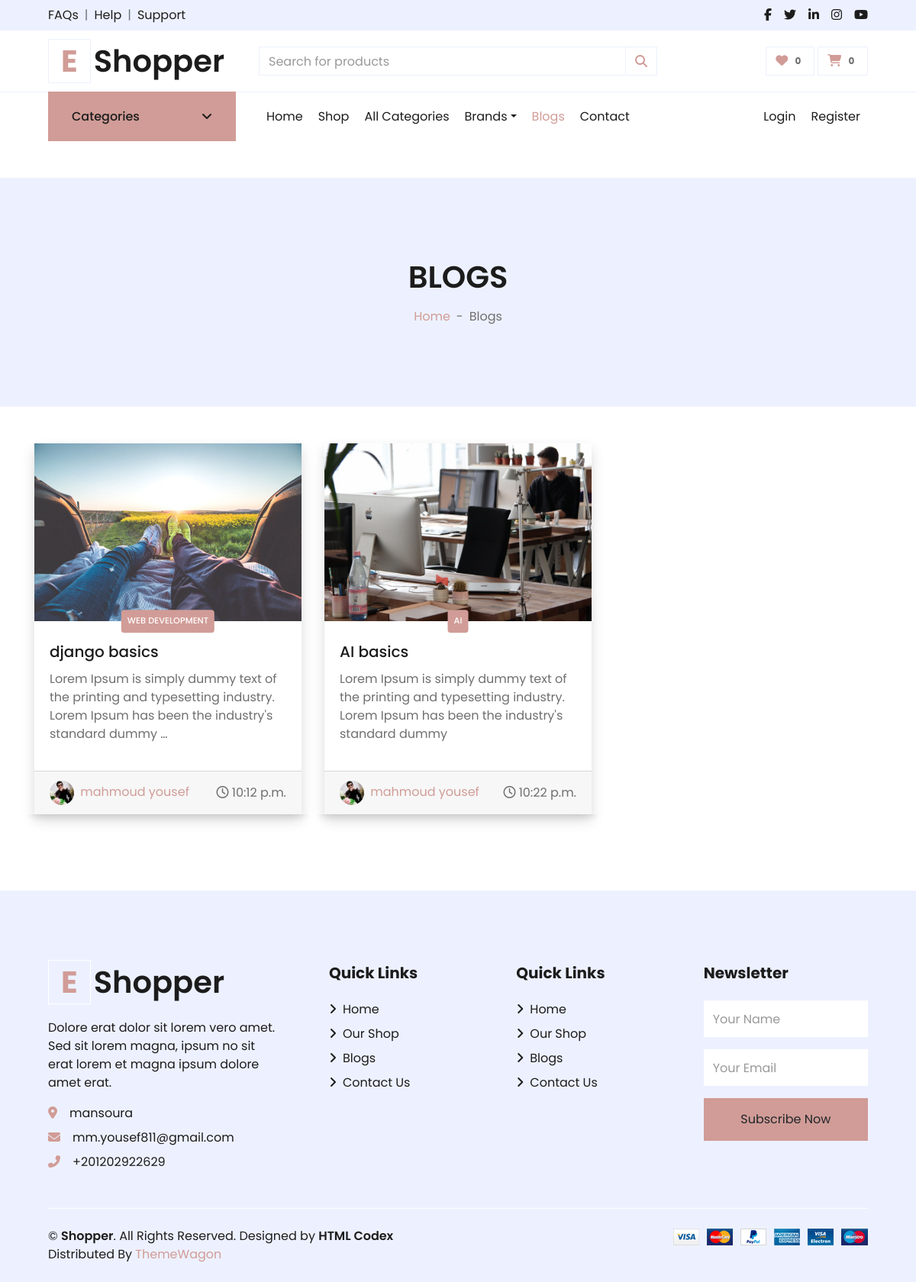
Page /blog/ on the earlier database version.
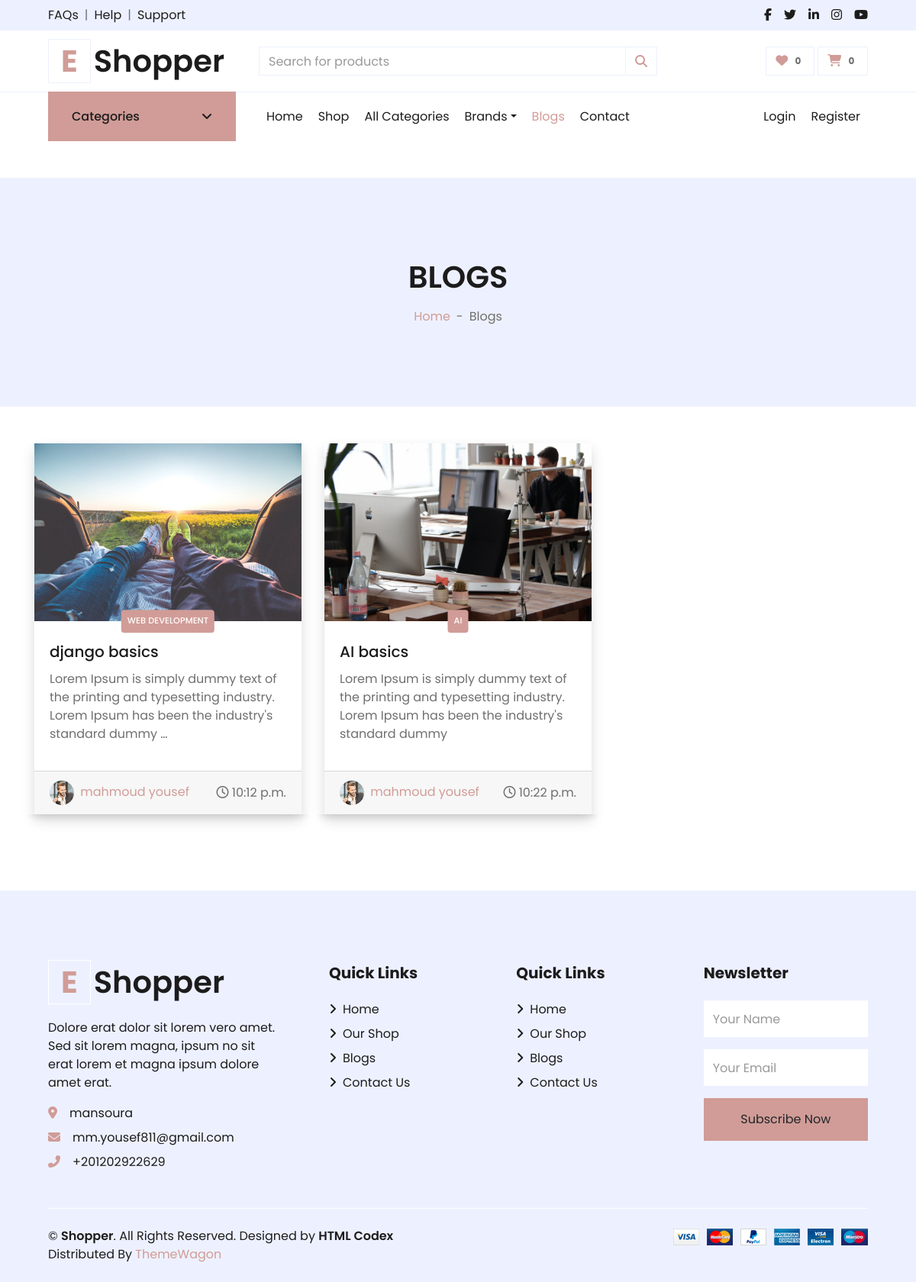
Same page on the later database version.
### settings/models.py (models this page shows, shortened)
class Settings(models.Model):
    site_name = models.CharField( max_length=50)
    logo = models.ImageField( upload_to='setting/')
    phone = models.CharField( max_length=30)
    email = models.EmailField( max_length=254)
    description = models.TextField(max_length=1000)
    fb_link = models.URLField( max_length=200)
    twitter_link = models.URLField( max_length=200)
    instagram_link = models.URLField( max_length=200)
    address = models.CharField( max_length=50)
    get_in_touch = models.TextField(max_length=1000)

class Post(models.Model):
    auther = models.ForeignKey(User, related_name="post_auther",verbose_name=_('auther'), on_delete=models.CASCADE)
    title = models.CharField(max_length=100,verbose_name=_('title'))
    tags = TaggableManager(_("tags"))
    image = models.ImageField(_("image"),upload_to='post/')
    created_at = models.TimeField( _("created_at"),default=timezone.now)
    description = models.TextField(_("description"),max_length=100000)
    category = models.ForeignKey('Category',related_name='post_category',verbose_name=_('category'),on_delete=models.CASCADE)
    slug = models.SlugField(_("url"),null=True,blank=True)
    views = models.PositiveIntegerField(default=0)
    def __str__(self):
        return self.title

class Category(models.Model):
    name = models.CharField(max_length=60)
    class Meta:
        verbose_name = "Post Category"
    def __str__(self):
        return self.name

### accounts/models.py (models this page shows, shortened)
class User(AbstractBaseUser):
    first_name      = models.CharField(max_length=50)
    last_name       = models.CharField(max_length=50)
    username        = models.CharField(max_length=50, unique=True)
    email           = models.EmailField(max_length=100, unique=True)
    phone_number    = models.CharField(max_length=50)
    date_joined     = models.DateTimeField(auto_now_add=True)
    last_login      = models.DateTimeField(auto_now_add=True)
    is_admin        = models.BooleanField(default=False)
    is_staff        = models.BooleanField(default=False)
    is_active        = models.BooleanField(default=False)
    is_superadmin        = models.BooleanField(default=False)
    USERNAME_FIELD = 'email'
    REQUIRED_FIELDS = ['username', 'first_name', 'last_name']
    objects = MyAccountManager()
    def full_name(self):
        return f'{self.first_name} {self.last_name}'

class Profile(models.Model):
    user = models.OneToOneField(User,on_delete=models.CASCADE)
    address = models.CharField(max_length=50,blank=True , null=True)
    image = models.ImageField(upload_to='users_images/',blank=True , null=True)
    about = models.TextField(max_length=4000 , blank=True , null=True)
    country = models.CharField(max_length=50 ,blank=True, null=True)
    company = models.CharField(max_length=100 ,blank=True, null=True)
    address_line_1 = models.CharField( max_length=50 , blank=True , null=True)
    address_line_2 = models.CharField( max_length=50 , blank=True , null=True)
    headline = models.CharField(max_length=50 , blank=True, null=True)
    city = models.CharField(max_length=50 ,blank=True, null=True)

### settings/views.py (the view)
# urls.py: 2. Add a URL to urlpatterns:  path('blog/', include('blog.urls'))
def blog(request):
    post = Post.objects.all()
    paginator = Paginator(post,6)
    page = request.GET.get('page')
    paged_posts = paginator.get_page(page)
    context = {
        'post':paged_posts
    }
    return render(request , 'blog_list.html' , context)

### settings/templates/blog_list.html (shortened to what this page needs)
{% extends "base.html" %}
{% load static %}
{% block body %}
<div class="container-fluid bg-secondary mb-5">
    <div class="d-flex flex-column align-items-center justify-content-center" style="min-height: 300px">
        <h1 class="font-weight-semi-bold text-uppercase mb-3">Blogs</h1>
        <div class="d-inline-flex">
            <p class="m-0"><a href="/">Home</a></p>
            <p class="m-0 px-2">-</p>
            <p class="m-0">Blogs</p>
        </div>
    </div>
</div>
    <div class="blog" id="blog">
        <div class="container my-5">
            <div class="row row-cols-1 row-cols-md-3 g-4">
                {% for post in post %}
                <div class="col-lg-4 col-md-6 col-sm-12 card-style">
                    <div class="card border-0 shadow h-100">
                        <img src="{{post.image.url}}" class="card-img-top" alt="...">
                        <div class="card-body position-relative">
                            <h5 class="card-title pt-2">{{post}}</h5>
                            <p class="card-text">{{post.description|truncatewords:20}}</p>
                            <div class="bg-primary position-absolute top-0 start-50 translate-middle cat-style   rounded">
                                <h6 class="p-2 h6-style">{{post.category}}</h6>
                            </div>
                        </div>
                        <div class="card-footer d-flex flex-row justify-content-between align-items-center">
                            <div class="img-profile">
                                <img src="{{post.auther.profile.image.url}}" class="avatar rounded-circle" alt="">
                                <a href="#"><span>{{post.auther.full_name}}</span></a>
                            </div>
                            <span class="text-body-secondary"><i class="fa-regular fa-clock"></i> {{post.created_at}}</span>
                        </div>
                    </div>
                </div>
                {% endfor %}
            </div>
        </div>
        <div class="col-12 pb-1">
                </div>
    </div>
{% endblock body %}

### templates/base.html (shortened to what this page needs)
{% load static %}
<!DOCTYPE HTML>
<html lang="en">
<head>
    <link href="https://cdnjs.cloudflare.com/ajax/libs/font-awesome/5.10.0/css/all.min.css" rel="stylesheet">
    <link href="{% static 'lib/owlcarousel/assets/owl.carousel.min.css'%}" rel="stylesheet">
    <link href="{% static 'css/all.min.css'%}" rel="stylesheet">
    <link href="{% static 'css/style.css'%}" rel="stylesheet">
    <link href="{% static 'css/custom.css'%}" rel="stylesheet">
</head>
<body>
    <div class="container-fluid">
        <div class="row bg-secondary py-2 px-xl-5">
            <div class="col-lg-6 d-none d-lg-block">
                <div class="d-inline-flex align-items-center">
                    <a class="text-dark" href="{% url 'contact'%}">FAQs</a>
                    <span class="text-muted px-2">|</span>
                    <a class="text-dark" href="{% url 'contact'%}">Help</a>
                    <span class="text-muted px-2">|</span>
                    <a class="text-dark" href="{% url 'contact'%}">Support</a>
                </div>
            </div>
            <div class="col-lg-6 text-center text-lg-right">
                <div class="d-inline-flex align-items-center">
                    <a class="text-dark px-2" href="{{about_site.fb_link}}">
                        <i class="fab fa-facebook-f"></i>
                    </a>
                    <a class="text-dark px-2" href="{{about_site.twitter_link}}">
                        <i class="fab fa-twitter"></i>
                    </a>
                    <a class="text-dark px-2" href="">
                        <i class="fab fa-linkedin-in"></i>
                    </a>
                    <a class="text-dark px-2" href="{{about_site.instagram_link}}">
                        <i class="fab fa-instagram"></i>
                    </a>
                    <a class="text-dark pl-2" href="">
                        <i class="fab fa-youtube"></i>
                    </a>
                </div>
            </div>
        </div>
        <div class="row align-items-center py-3 px-xl-5">
            <div class="col-lg-3 d-none d-lg-block">
                <a href="/" class="text-decoration-none">
                    <h1 class="m-0 display-5 font-weight-semi-bold"><span
                            class="text-primary font-weight-bold border px-3 mr-1">E</span>{{about_site.site_name}}</h1>
                </a>
            </div>
            <div class="col-lg-6 col-6 position-relative text-left">
                <form id="searchForm" autocomplete="off" action="">
                    <div class="input-group">
                        <input type="text" id="searchInput" class="form-control" placeholder="Search for products">
                        <div class="input-group-append">
                            <span class="input-group-text bg-transparent text-primary">
                                <i class="fa fa-search"></i>
                            </span>
                        </div>
                    </div>
                </form>
            </div>
            <div class="col-lg-3 col-6 text-right">
                <a href="{% url 'favourite'%}" class="btn border">
                    <i class="fas fa-heart text-primary"></i>
                    <span class="badge">{{product_count}}</span>
                </a>
                <a href="{% url 'cart'%}" class="btn border">
                    <i class="fas fa-shopping-cart text-primary"></i>
                    <span class="badge">{{cart_counter}}</span>
                </a>
            </div>
        </div>
    </div>
    <div class="container-fluid mb-5">
        <div class="row border-top px-xl-5">
            <div class="col-lg-3 d-none d-lg-block">
                <a class="btn shadow-none d-flex align-items-center justify-content-between bg-primary text-white w-100"
                    data-toggle="collapse" href="#navbar-vertical"
                    style="height: 65px; margin-top: -1px; padding: 0 30px;">
                    <h6 class="m-0">Categories</h6>
                    <i class="fa fa-angle-down text-dark"></i>
                </a>
            </div>
            <div class="col-lg-9">
                <nav class="navbar navbar-expand-lg bg-light navbar-light py-3 py-lg-0 px-0">
                    <div class="collapse navbar-collapse justify-content-between" id="navbarCollapse">
                        <div class="navbar-nav mr-auto py-0">
                            <a href="/" class="nav-item nav-link {% if request.path == '/' %}active{% endif %}">Home</a>
                            <a href="{% url 'product_list' %}"
                                class="nav-item nav-link {% if request.path == '/products/' %}active{% endif %} ">Shop</a>
                            <a href="{% url 'categories'%}"
                                class="nav-item nav-link {% if request.path == '/products/categories/' %}active{% endif %}">All Categories</a>
                            <div class="nav-item dropdown">
                                <a href="#"
                                    class="nav-link dropdown-toggle "
                                    data-toggle="dropdown">Brands</a>
                            </div>
                            <a href="{% url 'blog'%}"
                                class="nav-item nav-link  {% if request.path == '/blog/' %}active{% endif %}">Blogs</a>
                            <a href="{% url 'contact'%}"
                                class="nav-item nav-link  {% if request.path == '/contact/' %}active{% endif %}">Contact</a>
                        </div>
                        {% if user.is_authenticated %}
                        <div class="navbar-nav ml-auto py-0">
                            <a href="{% url 'profile'%}" class="nav-item nav-link">Profile</a>
                            <a href="{% url 'logout' %}" class="nav-item nav-link">Logout</a>
                        </div>
                        {% else %}
                        <div class="navbar-nav ml-auto py-0">
                            <a href="{% url 'login' %}" class="nav-item nav-link">Login</a>
                            <a href="{% url 'register' %}" class="nav-item nav-link">Register</a>
                        </div>
                        {% endif %}
                    </div>
                </nav>
            </div>
        </div>
    </div>
    {% block body %}
    {% endblock body %}
    <div class="container-fluid bg-secondary text-dark mt-5 pt-5">
        <div class="row px-xl-5 pt-5">
            <div class="col-lg-4 col-md-12 mb-5 pr-3 pr-xl-5">
                <a href="/" class="text-decoration-none">
                    <h1 class="mb-4 display-5 font-weight-semi-bold"><span
                            class="text-primary font-weight-bold border border-white px-3 mr-1">E</span>{{about_site.site_name}}
                    </h1>
                </a>
                <p>{{about_site.description}}</p>
                <p class="mb-2"><i class="fa fa-map-marker-alt text-primary mr-3"></i>{{about_site.address}}</p>
                <p class="mb-2"><i class="fa fa-envelope text-primary mr-3"></i>{{about_site.email}}</p>
                <p class="mb-0"><i class="fa fa-phone-alt text-primary mr-3"></i>{{about_site.phone}}</p>
            </div>
            <div class="col-lg-8 col-md-12">
                <div class="row">
                    <div class="col-md-4 mb-5">
                        <h5 class="font-weight-bold text-dark mb-4">Quick Links</h5>
                        <div class="d-flex flex-column justify-content-start">
                            <a class="text-dark mb-2" href="/"><i class="fa fa-angle-right mr-2"></i>Home</a>
                            <a class="text-dark mb-2" href="{% url 'product_list'%}"><i class="fa fa-angle-right mr-2"></i>Our
                                Shop</a>
                            <a class="text-dark mb-2" href="{% url 'blog'%}"><i class="fa fa-angle-right mr-2"></i>Blogs
                                </a>
                            <a class="text-dark" href="{% url 'contact'%}"><i class="fa fa-angle-right mr-2"></i>Contact
                                Us</a>
                        </div>
                    </div>
                    <div class="col-md-4 mb-5">
                        <h5 class="font-weight-bold text-dark mb-4">Quick Links</h5>
                        <div class="d-flex flex-column justify-content-start">
                            <a class="text-dark mb-2" href="/"><i class="fa fa-angle-right mr-2"></i>Home</a>
                            <a class="text-dark mb-2" href="{% url 'product_list'%}"><i class="fa fa-angle-right mr-2"></i>Our
                                Shop</a>
                            <a class="text-dark mb-2" href="{% url 'blog'%}"><i class="fa fa-angle-right mr-2"></i>Blogs
                                </a>
                            <a class="text-dark" href="{% url 'contact'%}"><i class="fa fa-angle-right mr-2"></i>Contact
                                Us</a>
                        </div>
                    </div>
                    <div id="main_form_div" class="col-md-4 mb-5">
                        <h5 class="font-weight-bold text-dark mb-4">Newsletter</h5>
                        <form id="newsletter_form" method="POST" action="{% url 'newsletter_footer'%}">
                            <div class="form-group">
                                <input type="text" class="form-control border-0 py-4" name="name" placeholder="Your Name"
                                    required="required" />
                            </div>
                            <div class="form-group">
                                <input type="email" class="form-control border-0 py-4" name="email" placeholder="Your Email"
                                    required="required" />
                            </div>
                            <div>
                                <button class="btn btn-primary btn-block border-0 py-3" type="submit">Subscribe
                                    Now</button>
                            </div>
                        </form>
                    </div>
                </div>
            </div>
        </div>
        <div class="row border-top border-light mx-xl-5 py-4">
            <div class="col-md-6 px-xl-0">
                <p class="mb-md-0 text-center text-md-left text-dark">
                    &copy; <a class="text-dark font-weight-semi-bold" href="/">{{about_site.site_name}}</a>. All Rights
                    Reserved.
                    Designed
                    by
                    <a class="text-dark font-weight-semi-bold" href="https://htmlcodex.com">HTML Codex</a><br>
                    Distributed By <a href="https://themewagon.com" target="_blank">ThemeWagon</a>
                </p>
            </div>
            <div class="col-md-6 px-xl-0 text-center text-md-right">
                <img class="img-fluid" src="{% static 'img/payments.png'%}" alt="">
            </div>
        </div>
    </div>
</body>
</html>

Differences in the rows shown:
changed through a linked row, Post "django basics": auther.profile.image: a different picture
changed through a linked row, Post "AI basics": auther.profile.image: a different picture
